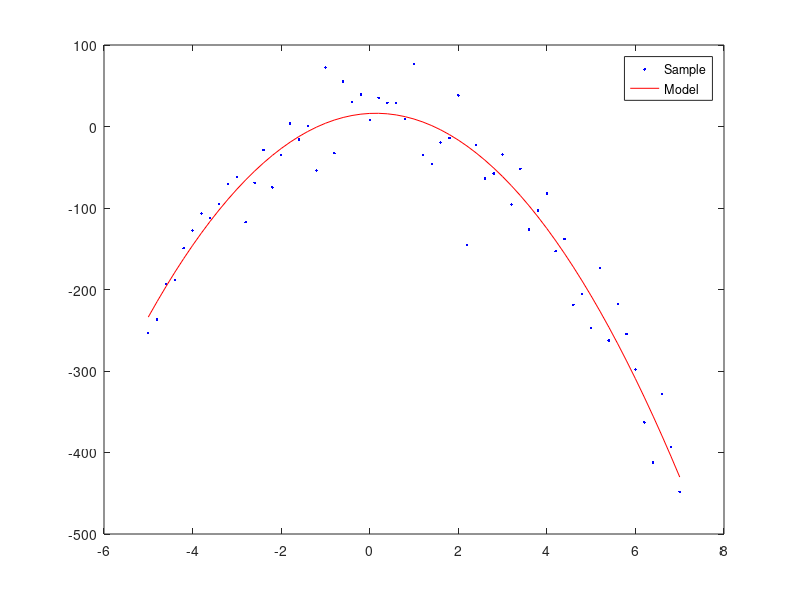

Write the MATLAB code that produced this figure.
function lab3_2()
    t0Arr = csvread("t.csv");
    y0Arr = csvread("y.csv");
    
    y1Arr = MNK(y0Arr, t0Arr);
    
    delta = calculateDelta(y0Arr, y1Arr);
    fprintf('Delta = %3.2f', delta);
    
    plot(t0Arr, y0Arr, '.b', t0Arr, y1Arr, 'r');
    legend({
        'Sample';
        'Model';
    });
end

function Y = MNK(yArray, tArray)
    psiMatrix = createPsiMatrix(tArray);
    
    thetaArray = (psiMatrix' * psiMatrix) \ (psiMatrix' * yArray'); 
    disp(thetaArray);
    
    n = length(yArray);
    Y = zeros(1, n);
    for i = 1:n
        Y(i) = thetaArray(1) + thetaArray(2)*tArray(i) + thetaArray(3)*tArray(i)*tArray(i);
    end
end

function Psi = createPsiMatrix(tArr)    
    n   = length(tArr);
    p   = 3;
    Psi = zeros(n, p);
    for i = 1:n
        Psi(i, 1) = 1;
        Psi(i, 2) = tArr(i);
        Psi(i, 3) = tArr(i)*tArr(i);
    end
end

function X = calculateDelta(yArray, yNewArray)
    n   = length(yArray);
    sum = 0;
    for i = 1:n
        sum = sum + power((yArray(i) - yNewArray(i)), 2);
    end
    X = sqrt(sum);
end